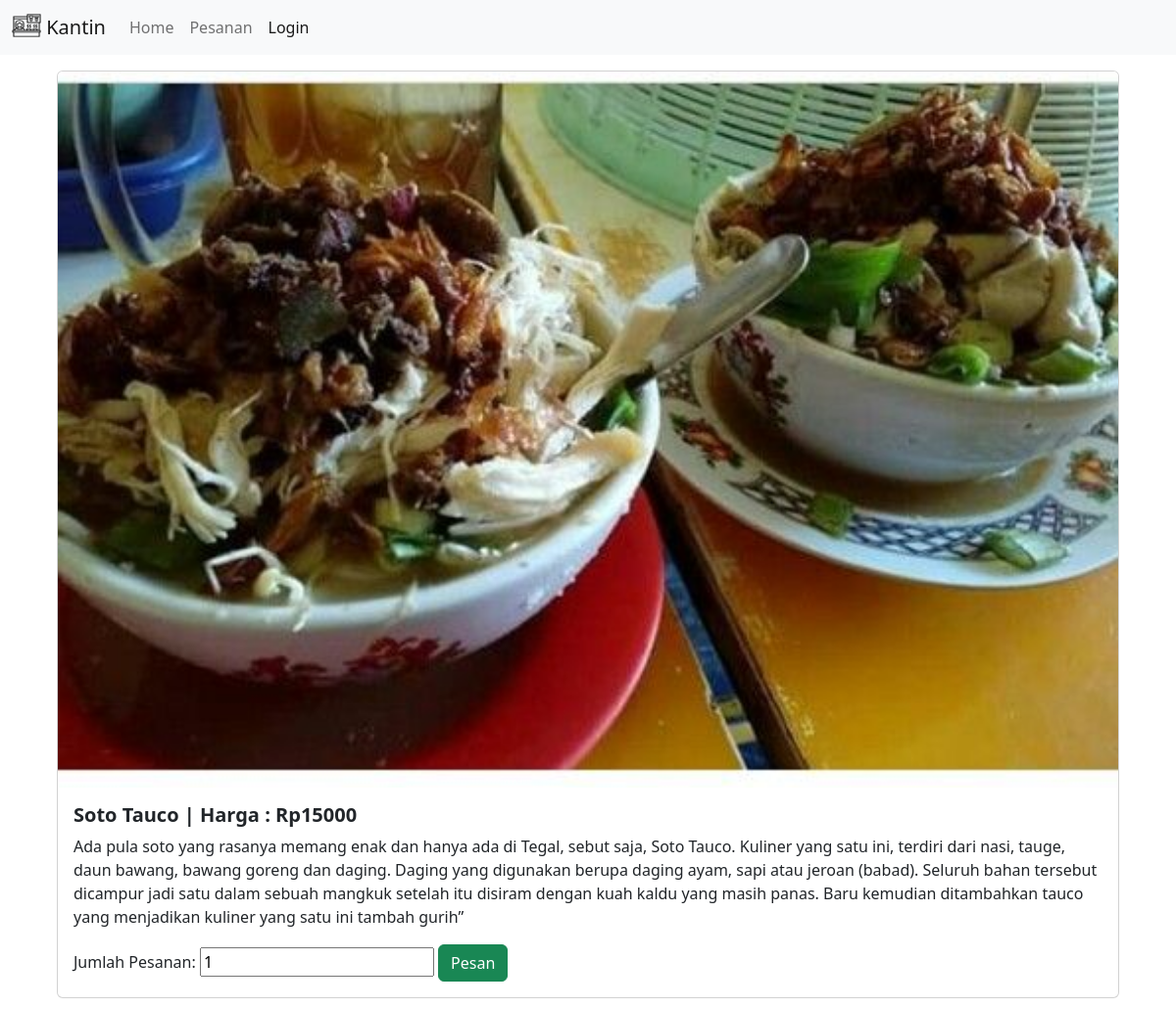
The app's page /makanan/3 with its own data.
### makanan/models.py (models this page shows, shortened)
class Makanan(models.Model):
    nama = models.CharField(max_length=250)
    harga = models.IntegerField()
    gambar = models.ImageField(upload_to='appkantin/images/')
    stok = models.IntegerField()
    kantin = models.ForeignKey(Kantin,on_delete=models.CASCADE)
    deskripsi = models.TextField(blank=True,null=True)
    TERSEDIA = (
        ('1', 'Tersedia'),
        ('0', 'Tidak Tersedia')
    )
    tersedia = models.CharField(max_length=1,choices=TERSEDIA)

### makanan/views.py (the view)
# urls.py: path('makanan/<int:makanan_id>',makananView.detail,name='detail'),
def detail(request,makanan_id):
    makanan = get_object_or_404(Makanan,pk=makanan_id)
    return render(request, 'detail.html',{'makanan' : makanan})

### makanan/templates/detail.html (shortened to what this page needs)
{% extends 'base.html'%} {% block content %}
<div class="card m-3">
  <img alt="" class="card-img-top" src="{{ makanan.gambar.url }}" />
  <div class="card-body">
    <h5 class="card-title fw-bold">
      {{ makanan.nama }} | Harga : Rp{{ makanan.harga }}
    </h5>
    <p class="card-text">
      {{ makanan.deskripsi }}
      <br />
    </p>
    <form method="post" action="{% url 'add_to_cart' makanan.id %}">
      <label for="quantity">Jumlah Pesanan:</label>
      <input type="number" name="quantity" id="quantity" value="1" min="1" />
      <button type="submit" class="btn btn-success">Pesan</button>
    </form>
  </div>
</div>
{% endblock content %}

### records on screen
Makanan: gambar (picture), nama "Soto Tauco", harga "15000", deskripsi "Ada pula soto yang rasanya memang enak dan hanya ada di Tegal, sebut saja, Soto Tauco. Kuliner yang satu ini, terdiri dari nasi, tauge, daun bawang, bawang goreng dan daging. Daging yang digunakan berupa daging ayam, sapi atau jeroan (babad). Seluruh bahan tersebut dicampur jadi satu dalam sebuah mangkuk setelah itu disiram dengan kuah kaldu yang masih panas. Baru kemudian ditambahkan tauco yang menjadikan kuliner yang satu ini tambah gurih”"
